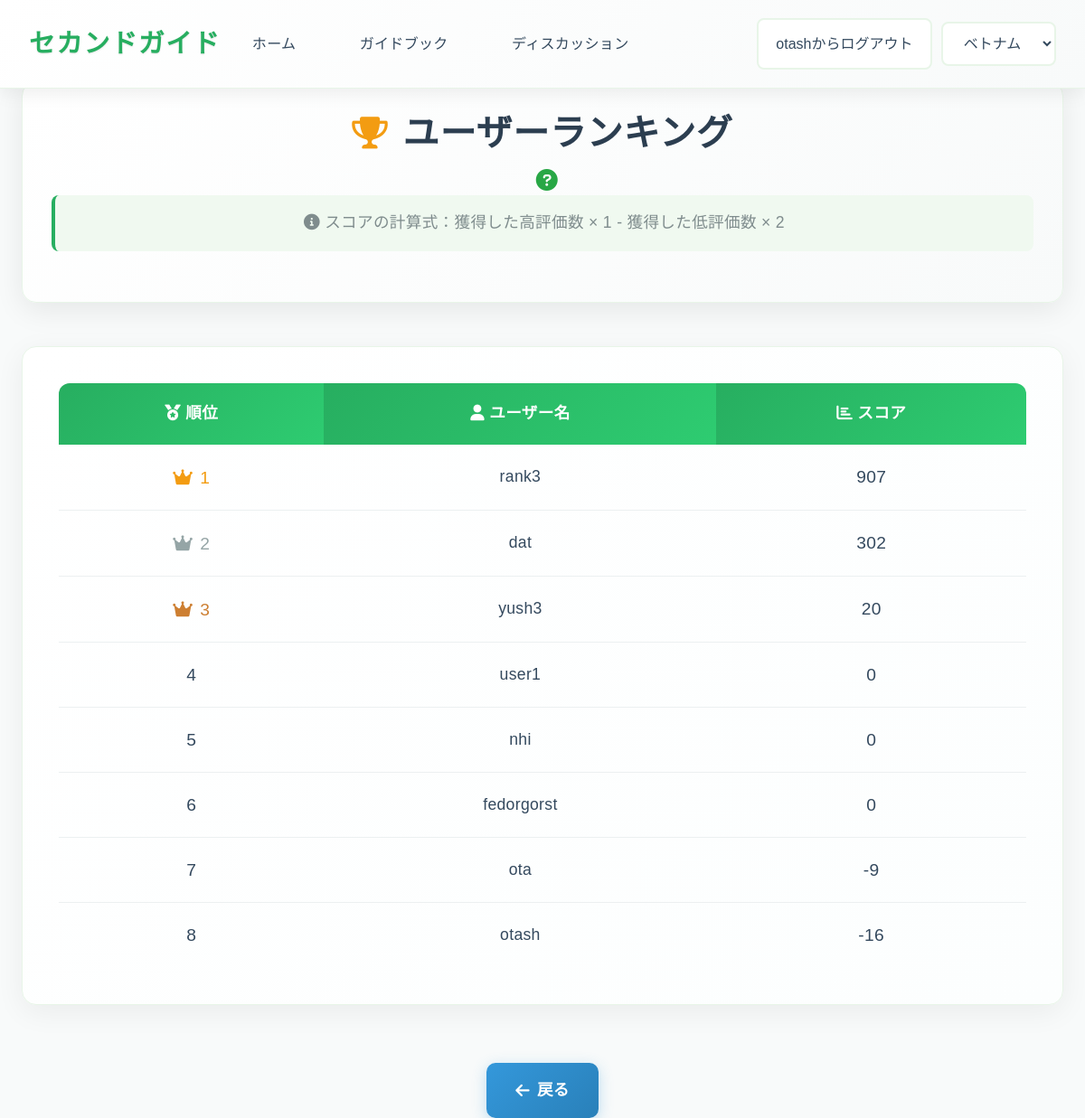
Page /discussions/ranking/ (signed in) on the committed database.
### app1/models.py (models this page shows, shortened)
class UserName(models.Model):
    id=models.UUIDField(primary_key=True,default=uuid.uuid4,editable=False)
    user_name=models.CharField(max_length=50,verbose_name="ユーザ名")
    password=models.CharField(max_length=50,null=True,blank=True,verbose_name="パスワード")
    score=models.IntegerField(default=0,verbose_name="スコア")

### app1/views.py (the view)
class RankingView(View):
    def get(self,request):
        users = UserName.objects.all().order_by('-score')
        return render(request,"app1/ranking.html",{"users":users})

### templates/app1/ranking.html (shortened to what this page needs)
<!DOCTYPE html>
<html lang="ja">
<head>
    <link rel="stylesheet" href="https://cdnjs.cloudflare.com/ajax/libs/font-awesome/6.0.0-beta3/css/all.min.css">
    <link rel="stylesheet" href="https://cdn.jsdelivr.net/npm/bootstrap@4.1.3/dist/css/bootstrap.min.css">
    {% load static %}
    <link rel="stylesheet" href="{% static 'app1/css/ranking_style.css' %}">
</head>
<body>
    <header class="navbar">
        <div class="navbar-brand">セカンドガイド</div>
        <nav class="navbar-menu">
            <a href="{% url 'app1:index' %}" class="nav-item active" style="text-decoration: none;">ホーム</a>
            <a href="{% url 'app1:general' %}" class="nav-item" style="text-decoration: none;">ガイドブック</a>
            <a href="{% url 'app1:discussions' %}" class="nav-item" style="text-decoration: none;">ディスカッション</a>
        </nav>
        {% if request.user.is_authenticated %}
        <form action="{% url 'accounts:logout' %}" method="post" style="margin: 0 0 0 auto; margin-right: 10px;">
            <button type="submit" id="country-select" class="country-select" style="background-color: white;">{{request.user}}からログアウト</button>
        </form>
        {% else %}
        <button onclick="location.href='/login'" id="country-select" class="country-select" style="margin: 0 0 0 auto; margin-right: 10px; background-color: white;" >ログイン/新規登録</button>
        {% endif %}
        <div class="navbar-actions">
            <select id="country-select" class="country-select">
                <option value="ベトナム">ベトナム</option>
            </select>
        </div>
    </header>
    <main class="container">
        <div class="ranking-header">
            <h1>
                <i class="fas fa-trophy"></i>
                ユーザーランキング
            </h1>
    <div class="tooltip-container">
        <i class="fas fa-question-circle rank-info-icon"></i>
    </div>
            <div class="ranking-description">
                <i class="fas fa-info-circle"></i>
                スコアの計算式：獲得した高評価数 × 1 - 獲得した低評価数 × 2
            </div>
        </div>
        <div class="ranking-table-container">
            <table class="ranking-table">
                <thead>
                    <tr>
                        <th scope="col"><i class="fas fa-medal"></i> 順位</th>
                        <th scope="col"><i class="fas fa-user"></i> ユーザー名</th>
                        <th scope="col"><i class="fas fa-chart-bar"></i> スコア</th>
                    </tr>
                </thead>
                <tbody>
                    {% for user in users %}
                    <tr>
                        <td class="rank-position {% if forloop.counter == 1 %}first{% elif forloop.counter == 2 %}second{% elif forloop.counter == 3 %}third{% endif %}">{{forloop.counter}}</td>
                        <td class="user-name">{{user.user_name}}</td>
                        <td class="user-score {% if user.score > 0 %}positive-score{% elif user.score < 0 %}negative-score{% else %}zero-score{% endif %}">{{user.score}}</td>
                    </tr>
                    {% endfor %}
                </tbody>
            </table>
        </div>
        <div class="back-button-container">
            <button onclick="location.href='/discussions'" class="back-button">
                <i class="fas fa-arrow-left"></i>
                戻る
            </button>
        </div>
    </main>
</body>
</html>

### app1/static/app1/css/ranking_style.css (style rules this page uses)
body { font-family: 'Noto Sans JP', 'Hiragino Kaku Gothic ProN', 'Hiragino Sans', Meiryo, sans-serif; margin: 0; padding: 0; background-color: #f8fafa; color: #2c3e50; line-height: 1.7; font-size: 16px; letter-spacing: 0.02em; }
.container { padding-top: 90px; padding-left: 1.5rem; padding-right: 1.5rem; max-width: 1400px; margin: 0 auto; }
.navbar { display: flex; justify-content: space-between; align-items: center; background: linear-gradient(135deg, #ffffff 0%, #f8fafa 100%); padding: 1.2rem 2rem; box-shadow: 0 4px 20px rgba(0, 0, 0, 0.08); position: fixed; width: 100%; top: 0; left: 0; z-index: 1000; border-bottom: 1px solid #e8f5e8; }
.navbar-brand { font-weight: 700; font-size: 1.8rem; color: #27ae60; letter-spacing: 0.05em; text-shadow: 0 1px 2px rgba(0, 0, 0, 0.1); }
.navbar-menu { display: flex; gap: 2rem; }
.nav-item { text-decoration: none; color: #34495e; font-weight: 500; padding: 0.8rem 1.2rem; border-radius: 8px; transition: all 0.3s ease; letter-spacing: 0.02em; }
.navbar-actions { display: flex; align-items: center; gap: 1rem; }
.country-select { padding: 0.8rem 1.2rem; border-radius: 8px; border: 2px solid #e8f5e8; font-size: 1rem; background-color: #ffffff; color: #34495e; transition: all 0.3s ease; font-weight: 500; }
.ranking-header { text-align: center; margin-bottom: 3rem; padding: 2rem; background: linear-gradient(135deg, #ffffff 0%, #f8fafa 100%); border-radius: 16px; box-shadow: 0 8px 32px rgba(0, 0, 0, 0.08); border: 1px solid #e8f5e8; }
.ranking-header h1 { font-size: 2.5rem; color: #2c3e50; font-weight: 700; margin-bottom: 1rem; letter-spacing: 0.02em; display: flex; align-items: center; justify-content: center; gap: 1rem; }
.ranking-header h1 i { color: #f39c12; font-size: 2.2rem; }
.ranking-description { font-size: 1.1rem; color: #7f8c8d; margin-bottom: 1.5rem; padding: 1rem 2rem; background-color: #f0f9f0; border-radius: 8px; border-left: 4px solid #27ae60; }
.ranking-table-container { background: linear-gradient(135deg, #ffffff 0%, #fcfefe 100%); border-radius: 16px; padding: 2.5rem; box-shadow: 0 8px 32px rgba(0, 0, 0, 0.06); border: 1px solid #e8f5e8; margin-bottom: 2rem; }
.ranking-table { width: 100%; border-collapse: collapse; font-size: 1rem; }
.ranking-table thead th { background: linear-gradient(135deg, #27ae60 0%, #2ecc71 100%); color: white; padding: 1.2rem 1.5rem; text-align: center; font-weight: 600; font-size: 1.1rem; letter-spacing: 0.02em; border: none; }
.ranking-table thead th:first-child { border-top-left-radius: 12px; }
.ranking-table thead th:last-child { border-top-right-radius: 12px; }
.ranking-table tbody tr { transition: all 0.3s ease; border-bottom: 1px solid #ecf0f1; }
.ranking-table tbody tr:last-child { border-bottom: none; }
.ranking-table td { padding: 1.2rem 1.5rem; text-align: center; color: #34495e; font-weight: 500; border: none; }
.rank-position { font-weight: 700; font-size: 1.2rem; position: relative; }
.rank-position.first { color: #f39c12; }
.rank-position.second { color: #95a5a6; }
.rank-position.third { color: #cd7f32; }
.rank-position.first::before { content: "\f521"; font-family: "Font Awesome 6 Free"; font-weight: 900; margin-right: 0.5rem; color: #f39c12; }
.rank-position.second::before { content: "\f521"; font-family: "Font Awesome 6 Free"; font-weight: 900; margin-right: 0.5rem; color: #95a5a6; }
.rank-position.third::before { content: "\f521"; font-family: "Font Awesome 6 Free"; font-weight: 900; margin-right: 0.5rem; color: #cd7f32; }
.tooltip-container { position: relative; display: inline-block; cursor: pointer; margin-left: 10px; }
.rank-info-icon { font-size: 1.5rem; color: #007bff; }
.rank-info-icon { font-size: 1.5rem; color: #28a745; transition: transform 0.2s ease-in-out, color 0.2s ease-in-out; }
.user-name { font-weight: 600; font-size: 1.1rem; color: #2c3e50; }
.user-score { font-weight: 700; font-size: 1.2rem; color: #27ae60; }
.positive-score { color: #27ae60; }
.negative-score { color: #e74c3c; }
.zero-score { color: #7f8c8d; }
.back-button { display: inline-flex; align-items: center; background: linear-gradient(135deg, #3498db 0%, #2980b9 100%); color: #fff; padding: 1rem 2rem; border-radius: 10px; text-decoration: none; font-weight: 600; font-size: 1.1rem; letter-spacing: 0.02em; transition: all 0.3s ease; box-shadow: 0 4px 16px rgba(52, 152, 219, 0.3); border: none; cursor: pointer; margin-top: 2rem; }
.back-button i { margin-right: 0.5rem; }
.back-button-container { text-align: center; }

### rows in the picture
UserName: user_name "rank3", score "907"
UserName: user_name "dat", score "302"
UserName: user_name "yush3", score "20"
UserName: user_name "user1", score "0"
UserName: user_name "nhi", score "0"
UserName: user_name "fedorgorst", score "0"
UserName: user_name "ota", score "-9"
UserName: user_name "otash", score "-16"

### other values in the picture
{{ request.user }} "otash"
